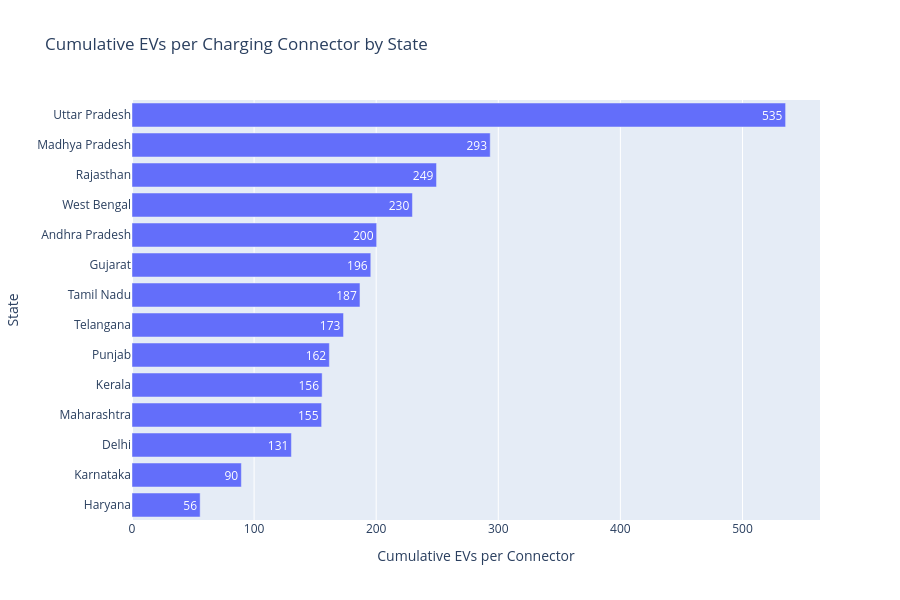

Notebook source saved alongside this figure:
### Markdown cell above
## 8. Charging Gap: Cumulative EVs per Connector

Cumulative EVs per connector is used to measure charging infrastructure pressure across states. This metric compares the estimated EV market base with the number of available public charging connectors.

A higher value means that each connector is serving a larger number of EVs, which may indicate a stronger charging infrastructure gap. Such states may offer higher investment opportunity because EV adoption has grown faster than charging connector availability.

### Code cell
charging_gap_connector = master_df.sort_values(
    "Cumulative_EVs_per_Connector",
    ascending=False
)

fig = px.bar(
    charging_gap_connector,
    x="Cumulative_EVs_per_Connector",
    y="State",
    orientation="h",
    title="Cumulative EVs per Charging Connector by State",
    labels={
        "Cumulative_EVs_per_Connector": "Cumulative EVs per Connector",
        "State": "State"
    },
    text="Cumulative_EVs_per_Connector"
)

fig.update_traces(
    texttemplate="%{text:,.0f}",
    textposition="inside"
)

fig.update_layout(
    yaxis={"categoryorder": "total ascending"},
    height=600
)

fig.show()

### Figure 1 — Plotly figure (JSON) as saved in the notebook; plotly's stock layout.template omitted (floating-point values rounded to 4 significant figures)
{"data": [{"hovertemplate": "Cumulative EVs per Connector=%{text}<br>State=%{y}<extra></extra>", "legendgroup": "", "marker": {"color": "#636efa", "pattern": {"shape": ""}}, "name": "", "orientation": "h", "showlegend": false, "text": [535.3, 293.4, 249.4, 229.7, 200.4, 195.6, 186.7, 173.2, 161.7, 155.7, 155.3, 130.6, 89.57, 55.82], "textposition": "inside", "texttemplate": "%{text:,.0f}", "type": "bar", "x": [535.3, 293.4, 249.4, 229.7, 200.4, 195.6, 186.7, 173.2, 161.7, 155.7, 155.3, 130.6, 89.57, 55.82], "xaxis": "x", "y": ["Uttar Pradesh", "Madhya Pradesh", "Rajasthan", "West Bengal", "Andhra Pradesh", "Gujarat", "Tamil Nadu", "Telangana", "Punjab", "Kerala", "Maharashtra", "Delhi", "Karnataka", "Haryana"], "yaxis": "y"}], "layout": {"barmode": "relative", "height": 600, "legend": {"tracegroupgap": 0}, "title": {"text": "Cumulative EVs per Charging Connector by State"}, "xaxis": {"anchor": "y", "domain": [0, 1], "title": {"text": "Cumulative EVs per Connector"}}, "yaxis": {"anchor": "x", "categoryorder": "total ascending", "domain": [0, 1], "title": {"text": "State"}}}}
